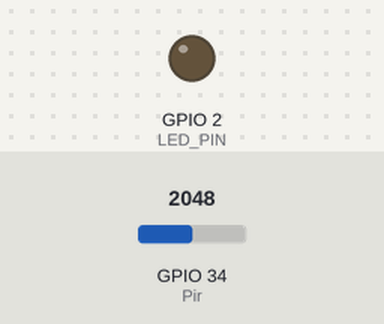
This program was run on a simulated ESP32. On the bench: output pins drawn as LEDs (lit = HIGH). The inputs (shaded band) are chosen by the test bench; at power-on: GPIO 34 (Pir) = 2048. WiFi joins after 1.5 s; servers stay silent unless stated; uploads are accepted with an empty reply; the local clock reads 2024-03-15 10:24:30 at power-on unless the program sets it; what the program prints to the serial monitor is not drawn.

Above: at 0.1 s.
At 2.5 s:
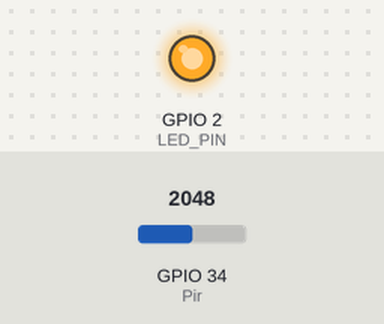
Timing chart, 0 to 4.0 s (numbered marks = the images above):
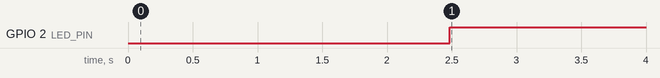

The program:

main.cpp
```cpp
#include <WiFi.h>
#include <HTTPClient.h>
#include <Arduino.h>
#include "time.h"
#include <NTPClient.h>
#include <WiFiUdp.h>

const char *ssid = "GocChienLuoc";
const char *password = "leuleuleu";
const char *serverIP = "192.168.1.4";
const int serverPort = 8080;
const char *ntpServer = "pool.ntp.org";
unsigned long epochTime;

WiFiUDP ntpUDP;
NTPClient timeClient(ntpUDP);
#define LED_PIN 2
#define Pir 34
#define NUM 100   // số lưọng mẫu 1 lần gửi
#define TIMER 10  // chu kì lấy mẫu
#define SPLIT "_" // phân cách giữa 2 mẫu

String formattedDate;
String dayStamp;
long timeStamp;
uint8_t Counter = 0;
int Volt = 0;
//     QueueHandle_t WifiQueue,ReadQueue;
SemaphoreHandle_t WifiSemaphore;
HTTPClient http;
String Write="";


unsigned long getTime()
{
  time_t now;
  struct tm timeinfo;
  if (!getLocalTime(&timeinfo))
  {
    Serial.println("Failed to obtain time");
    return (0);
  }
  time(&now);
  return now;
}
void Wifi(void *Para) // send data to sever
{

  uint32_t httpResponseCode;
  if (xSemaphoreTake(WifiSemaphore, portMAX_DELAY) == pdPASS && Counter == NUM)
  {
    int EspID = 1;

    digitalWrite(LED_PIN, HIGH);

     WiFiClient client;
    if (client.connect(serverIP, serverPort))
    {
      Serial.println("Connected to server !");

      // add time
      epochTime = getTime();

      Write = Write + "&time=" + String(epochTime);

      // init postMsg
      String postMsg = "POST / HTTP/1.1 \n\n" + Write;
      client.print(postMsg);

      // Wait for the response
      while (client.connected())
      {
        if (client.available())
        {
          String line = client.readStringUntil('\r');
          Serial.println(line);
        }
      }

      // Close the connection
      client.stop();
    }

    Counter = 0;

  }

  vTaskDelay(1);
}

void Read(void *Para) //   read data from PIR, build strig " Write" send to  task wifi
{
  TickType_t GetTick = xTaskGetTickCount();

  while (1)
  {
    if (Counter == 0)
    {
      Write = "esp-id=0";
      Write = Write + "&vol=";
      Volt = analogRead(Pir);
      Write = Write + String(Volt);
      Counter++;
    }
    Volt = analogRead(Pir);
    Write = Write + SPLIT + String(Volt);
    Counter++;
    if (Counter == NUM)
    {

      BaseType_t Interrupt = pdFALSE;
      xSemaphoreGiveFromISR(WifiSemaphore, &Interrupt);

    }
    vTaskDelayUntil(&GetTick, TIMER / portTICK_PERIOD_MS);
  }
}
void setup()
{
  Serial.begin(9600);
  WiFi.begin(ssid, password);
  Serial.print("Connecting to WiFi..."); // connecting wf
  pinMode(LED_PIN, OUTPUT);
  while (WiFi.status() != WL_CONNECTED)
  {
    delay(500);
    Serial.print(".");
  };
  Serial.println("Connected to WiFi");
  configTime(0, 0, ntpServer);
  pinMode(Pir, INPUT);


  WifiSemaphore = xSemaphoreCreateBinary();
  xTaskCreatePinnedToCore(Wifi, "Wifi", 10000, NULL, 2, NULL, 1); // tạo tác vụ wifi gắn vào core 1
  xTaskCreatePinnedToCore(Read, "Read", 10000, NULL, 2, NULL, 0); // tạo tác vụ đọc dữ liệu gắn vào core 0
}
void loop()
{

}
```

Measured:
- by itself, GPIO 2 (LED_PIN): LOW → HIGH at 2.5 s
